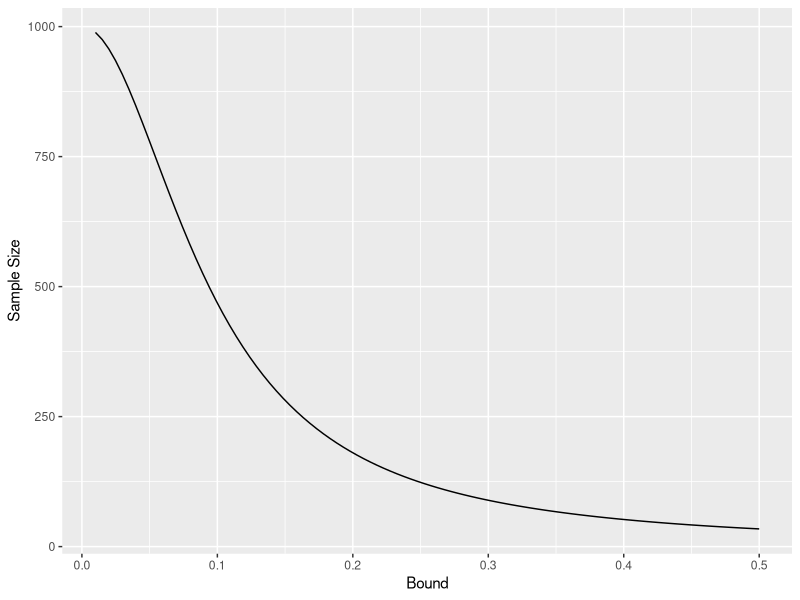

Reproduce this figure in R.
## ---- chunk 1
N <- 1000
(cavities <- c(0, 4, 2, 3, 2, 0, 3, 4, 1, 1))
n <- length(cavities)
mu <- mean(cavities)
se <- round(sqrt(var(cavities)*(N-n)/N), 3)
## ---- chunk 2
library(ggplot2)
library(dplyr)
Bound <- seq(0.01, 0.5, length.out = 100)
ss <- N*se^2/((N-1)*Bound^2/4 + se^2)
data.frame(Bound, ss) %>% 
  ggplot(aes(x=Bound, y=ss)) + geom_line() + labs(y = "Sample Size")
